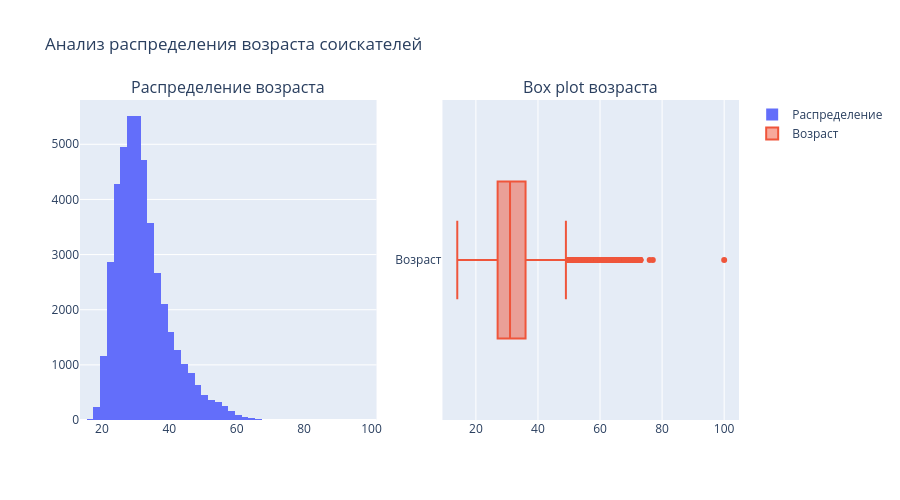

The notebook cell saved with this chart:
### Markdown cell above
1. Постройте распределение признака **"Возраст"**. Опишите распределение, отвечая на следующие вопросы: чему равна мода распределения, каковы предельные значения признака, в каком примерном интервале находится возраст большинства соискателей? Есть ли аномалии для признака возраста, какие значения вы бы причислили к их числу?
*Совет: постройте гистограмму и коробчатую диаграмму рядом.*

### Code cell
fig = make_subplots(rows=1, cols=2, subplot_titles=('Распределение возраста', 'Box plot возраста'))

fig.add_trace(
    go.Histogram(x=data['Возраст'], nbinsx=50, name='Распределение'),
    row=1, col=1
)

fig.add_trace(
    go.Box(x=data['Возраст'], name='Возраст'),
    row=1, col=2
)

fig.update_layout(title_text="Анализ распределения возраста соискателей", height=500)
fig.show()

age_mode = data['Возраст'].mode()[0]
age_stats = data['Возраст'].describe()

print(f"Мода возраста: {age_mode} лет")
print(f"Минимальный возраст: {age_stats['min']} лет")
print(f"Максимальный возраст: {age_stats['max']} лет")
print(f"Средний возраст: {age_stats['mean']:.1f} лет")
print(f"Медианный возраст: {age_stats['50%']} лет")
print(f"Стандартное отклонение: {age_stats['std']:.1f} лет")

print(f"\nИнтервалы возраста:")
print(f"25-75% перцентиль: {age_stats['25%']:.0f} - {age_stats['75%']:.0f} лет")
print(f"10-90% перцентиль: {data['Возраст'].quantile(0.1):.0f} - {data['Возраст'].quantile(0.9):.0f} лет")

### Figure 1 — Plotly figure (JSON) as saved in the notebook; plotly's stock layout.template omitted (floating-point values rounded to 4 significant figures; data arrays with more than 128 entries replaced by an {"elided": "..."} marker saying what was removed)
{"data": [{"name": "Распределение", "nbinsx": 50, "type": "histogram", "x": {"elided": "44744 int values"}, "xaxis": "x", "yaxis": "y"}, {"name": "Возраст", "type": "box", "x": {"elided": "44744 int values"}, "xaxis": "x2", "yaxis": "y2"}], "layout": {"annotations": [{"font": {"size": 16}, "showarrow": false, "text": "Распределение возраста", "x": 0.225, "xanchor": "center", "xref": "paper", "y": 1, "yanchor": "bottom", "yref": "paper"}, {"font": {"size": 16}, "showarrow": false, "text": "Box plot возраста", "x": 0.775, "xanchor": "center", "xref": "paper", "y": 1, "yanchor": "bottom", "yref": "paper"}], "height": 500, "title": {"text": "Анализ распределения возраста соискателей"}, "xaxis": {"anchor": "y", "domain": [0, 0.45]}, "xaxis2": {"anchor": "y2", "domain": [0.55, 1]}, "yaxis": {"anchor": "x", "domain": [0, 1]}, "yaxis2": {"anchor": "x2", "domain": [0, 1]}}}
